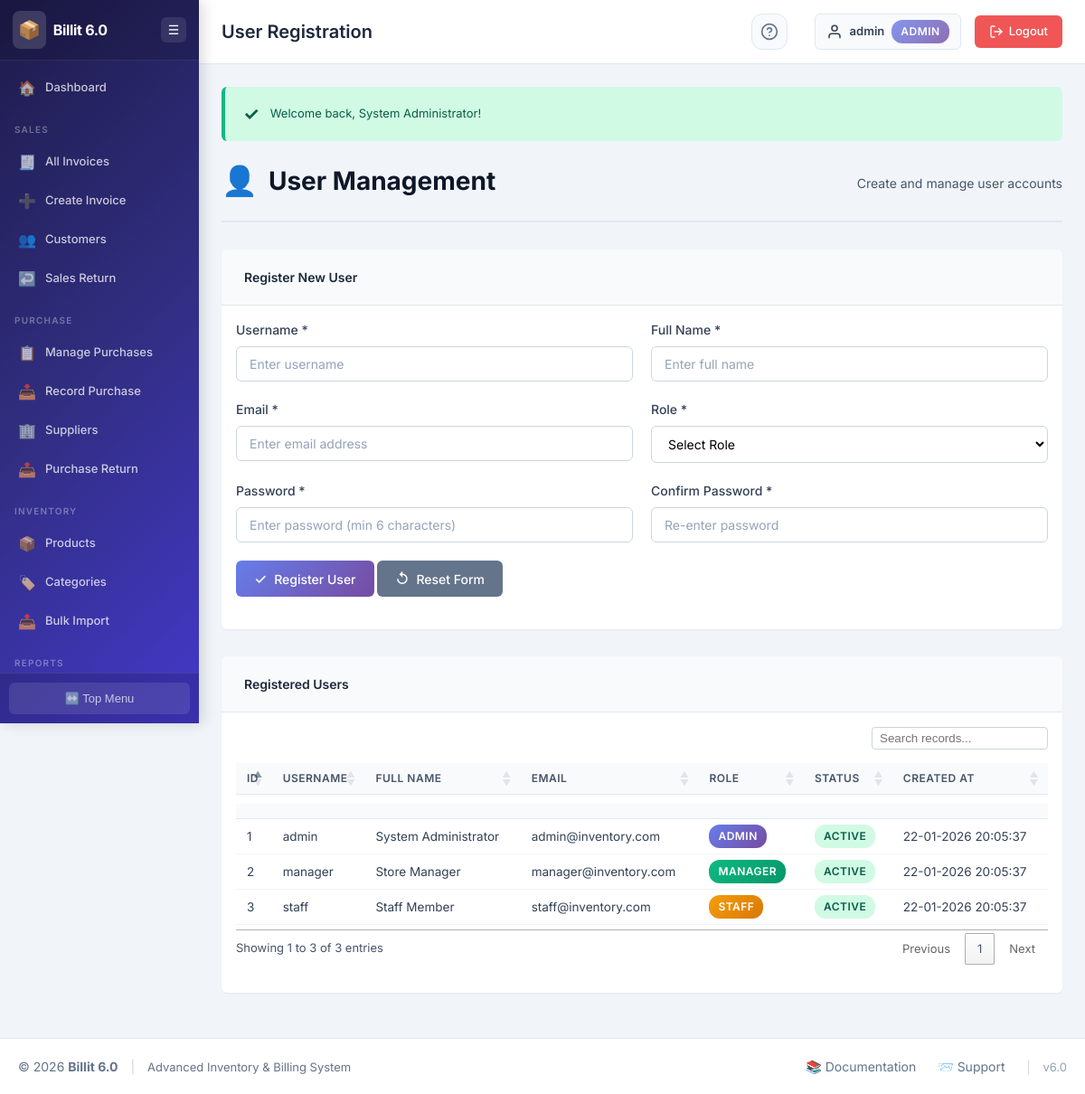
/register.php (signed in), run on the app's committed database.
### tables this page shows
CREATE TABLE `users` (
  `user_id` int(11) NOT NULL,
  `username` varchar(50) NOT NULL,
  `password` varchar(255) NOT NULL,
  `full_name` varchar(100) NOT NULL,
  `email` varchar(100) NOT NULL,
  `role` enum('admin','manager','staff') NOT NULL DEFAULT 'staff',
  `status` enum('active','inactive') NOT NULL DEFAULT 'active',
  `created_at` timestamp NOT NULL DEFAULT current_timestamp(),
  `updated_at` timestamp NOT NULL DEFAULT current_timestamp() ON UPDATE current_timestamp()
);

### register.php (the view, shortened to what this page needs)
<?php
require_once 'includes/header.php';
$users_query = "SELECT user_id, username, full_name, email, role, status, created_at
                FROM users
                ORDER BY created_at DESC";
$users_result = db_query($connection, $users_query);
?>
<div class="page-header">
    <h2 class="page-title">
        <span class="page-icon">👤</span>
        User Management
    </h2>
    <p class="page-description">Create and manage user accounts</p>
</div>
<div class="card">
    <div class="card-header">
        <h3 class="card-title">Register New User</h3>
    </div>
    <div class="card-body">
        <form method="POST" action="<?php echo htmlspecialchars($_SERVER['PHP_SELF']); ?>" class="form-horizontal">
            <div class="form-row">
                <div class="form-group col-md-6">
                    <label for="username" class="form-label">Username *</label>
                    <input
                        type="text"
                        id="username"
                        name="username"
                        class="form-control"
                        placeholder="Enter username"
                        value="<?php echo isset($_POST['username']) ? escape_html($_POST['username']) : ''; ?>"
                        required
                    >
                </div>
                <div class="form-group col-md-6">
                    <label for="full_name" class="form-label">Full Name *</label>
                    <input
                        type="text"
                        id="full_name"
                        name="full_name"
                        class="form-control"
                        placeholder="Enter full name"
                        value="<?php echo isset($_POST['full_name']) ? escape_html($_POST['full_name']) : ''; ?>"
                        required
                    >
                </div>
            </div>
            <div class="form-row">
                <div class="form-group col-md-6">
                    <label for="email" class="form-label">Email *</label>
                    <input
                        type="email"
                        id="email"
                        name="email"
                        class="form-control"
                        placeholder="Enter email address"
                        value="<?php echo isset($_POST['email']) ? escape_html($_POST['email']) : ''; ?>"
                        required
                    >
                </div>
                <div class="form-group col-md-6">
                    <label for="role" class="form-label">Role *</label>
                    <select id="role" name="role" class="form-control" required>
                        <option value="">Select Role</option>
                    </select>
                </div>
            </div>
            <div class="form-row">
                <div class="form-group col-md-6">
                    <label for="password" class="form-label">Password *</label>
                    <input
                        type="password"
                        id="password"
                        name="password"
                        class="form-control"
                        placeholder="Enter password (min 6 characters)"
                        required
                    >
                </div>
                <div class="form-group col-md-6">
                    <label for="confirm_password" class="form-label">Confirm Password *</label>
                    <input
                        type="password"
                        id="confirm_password"
                        name="confirm_password"
                        class="form-control"
                        placeholder="Re-enter password"
                        required
                    >
                </div>
            </div>
            <div class="form-group">
                <button type="submit" class="btn btn-primary">
                    <span class="btn-icon">✓</span>
                    Register User
                </button>
                <button type="reset" class="btn btn-secondary">
                    <span class="btn-icon">↺</span>
                    Reset Form
                </button>
            </div>
        </form>
    </div>
</div>
<div class="card" style="margin-top: 30px;">
    <div class="card-header">
        <h3 class="card-title">Registered Users</h3>
    </div>
    <div class="card-body">
        <div class="table-responsive">
            <table class="data-table">
                <thead>
                    <tr>
                        <th>ID</th>
                        <th>Username</th>
                        <th>Full Name</th>
                        <th>Email</th>
                        <th>Role</th>
                        <th>Status</th>
                        <th>Created At</th>
                    </tr>
                </thead>
                <tbody>
                    <?php if ($users_result && mysqli_num_rows($users_result) > 0): ?>
                        <?php while ($user = mysqli_fetch_assoc($users_result)): ?>
                            <tr>
                                <td><?php echo $user['user_id']; ?></td>
                                <td><?php echo escape_html($user['username']); ?></td>
                                <td><?php echo escape_html($user['full_name']); ?></td>
                                <td><?php echo escape_html($user['email']); ?></td>
                                <td>
                                    <span class="badge badge-<?php echo $user['role']; ?>">
                                        <?php echo ucfirst($user['role']); ?>
                                    </span>
                                </td>
                                <td>
                                    <span class="badge badge-<?php echo $user['status']; ?>">
                                        <?php echo ucfirst($user['status']); ?>
                                    </span>
                                </td>
                                <td><?php echo format_datetime($user['created_at']); ?></td>
                            </tr>
                        <?php endwhile; ?>
                    <?php else: ?>
                        <tr>
                            <td colspan="7" class="text-center">No users found.</td>
                        </tr>
                    <?php endif; ?>
                </tbody>
            </table>
        </div>
    </div>
</div>
<?php
require_once 'includes/footer.php';
?>

### assets/css/style.css (style rules this page uses)
* { margin: 0; padding: 0; box-sizing: border-box; }
:root { --primary-color: #4f46e5; --primary-dark: #4338ca; --primary-light: #6366f1; --secondary-color: #64748b; --success-color: #10b981; --warning-color: #f59e0b; --danger-color: #ef4444; --info-color: #06b6d4; --gray-50: #f8fafc; --gray-100: #f1f5f9; --gray-200: #e2e8f0; --gray-300: #cbd5e1; --gray-400: #94a3b8; --gray-500: #64748b; --gray-600: #475569; --gray-700: #334155; --gray-800: #1e293b; --gray-900: #0f172a; --header-height: 56px; --footer-height: 48px; --sidebar-width: 220px; --sidebar-collapsed-width: 60px; --border-radius: 6px; --box-shadow: 0 1px 2px 0 rgba(0, 0, 0, 0.05); --box-shadow-lg: 0 4px 6px -1px rgba(0, 0, 0, 0.1), 0 2px 4px -1px rgba(0, 0, 0, 0.06); --font-family: 'Inter', -apple-system, BlinkMacSystemFont, 'Segoe UI', Roboto, sans-serif; }
body { font-family: var(--font-family); font-size: 13px; line-height: 1.5; color: var(--gray-700); background-color: #f1f5f9; min-height: 100vh; display: flex; flex-direction: column; }
.page-header { display: flex; justify-content: space-between; align-items: center; margin-bottom: 30px; padding-bottom: 20px; border-bottom: 2px solid var(--gray-200); }
.page-title { font-size: 28px; font-weight: 700; color: var(--gray-900); display: flex; align-items: center; gap: 12px; }
.page-icon { font-size: 32px; }
.page-description { color: var(--gray-600); font-size: 14px; margin-top: 5px; }
.card { background: white; border-radius: var(--border-radius); box-shadow: var(--box-shadow); margin-bottom: 25px; overflow: hidden; }
.card-header { padding: 20px 25px; background: var(--gray-50); border-bottom: 1px solid var(--gray-200); display: flex; justify-content: space-between; align-items: center; }
.card-title { font-size: 14px; font-weight: 600; color: var(--gray-800); }
.card-body { padding: 16px; }
.form-horizontal { max-width: 100%; }
.form-row { display: grid; grid-template-columns: repeat(auto-fit, minmax(200px, 1fr)); gap: 20px; margin-bottom: 0; }
.form-group { margin-bottom: 20px; }
.form-group.col-md-6 { grid-column: span 1; }
@media (min-width: 768px) { .form-row { grid-template-columns: repeat(12, 1fr); } }
@media (min-width: 768px) { .form-group.col-md-6 { grid-column: span 6; } }
.form-label { display: block; margin-bottom: 8px; font-weight: 500; color: var(--gray-700); font-size: 14px; }
.form-control { width: 100%; padding: 10px 14px; border: 1px solid var(--gray-300); border-radius: 6px; font-size: 14px; font-family: var(--font-family); transition: all 0.2s ease; background: white; }
.form-control::placeholder { color: var(--gray-400); }
select.form-control { cursor: pointer; }
.btn { display: inline-flex; align-items: center; gap: 8px; padding: 10px 20px; border: none; border-radius: 6px; font-size: 14px; font-weight: 500; font-family: var(--font-family); cursor: pointer; text-decoration: none; transition: all 0.3s ease; white-space: nowrap; }
.btn-icon { font-size: 16px; }
.btn-primary { background: linear-gradient(135deg, #667eea 0%, #764ba2 100%); color: white; }
.btn-secondary { background: var(--gray-500); color: white; }
.table-responsive { overflow-x: auto; }
.data-table { width: 100%; border-collapse: collapse; font-size: 14px; }
.data-table thead { background: var(--gray-100); }
.data-table th { padding: 12px 15px; text-align: left; font-weight: 600; color: var(--gray-700); border-bottom: 2px solid var(--gray-300); white-space: nowrap; }
.data-table td { padding: 12px 15px; border-bottom: 1px solid var(--gray-200); }
.data-table tbody tr { transition: background 0.2s ease; }
.badge { display: inline-block; padding: 4px 10px; border-radius: 12px; font-size: 12px; font-weight: 600; text-transform: uppercase; letter-spacing: 0.5px; }
.badge-active { background: #d1fae5; color: #065f46; }
.badge-admin { background: linear-gradient(135deg, #667eea 0%, #764ba2 100%); color: white; }
.badge-manager { background: linear-gradient(135deg, #10b981 0%, #059669 100%); color: white; }
.badge-staff { background: linear-gradient(135deg, #f59e0b 0%, #d97706 100%); color: white; }

### data on the page
users: user_id "1", username "admin", full_name "System Administrator", email "admin@inventory.com", role "ADMIN", status "ACTIVE", created_at "22-01-2026 20:05:37"
users: user_id "2", username "manager", full_name "Store Manager", email "manager@inventory.com", role "MANAGER", status "ACTIVE", created_at "22-01-2026 20:05:37"
users: user_id "3", username "staff", full_name "Staff Member", email "staff@inventory.com", role "STAFF", status "ACTIVE", created_at "22-01-2026 20:05:37"

### other printed values
APP_NAME "Billit 6.0"
$page_title "User Registration"
escape_html($current_user) "admin"
$current_role "ADMIN"
$message "Welcome back, System Administrator!"
APP_VERSION "6.0"
